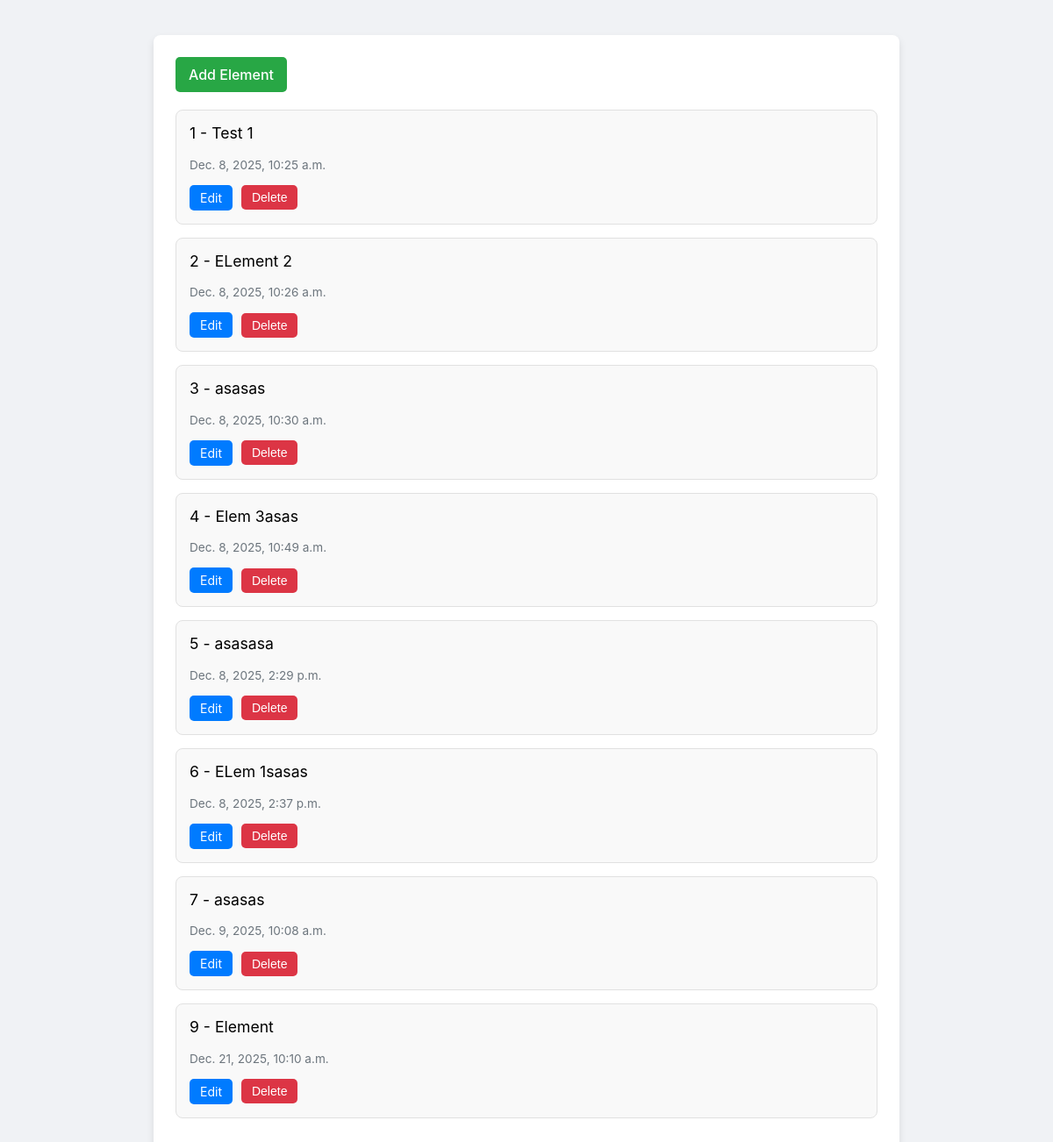
Screenshot of /elements/ with the database file from the repository.
### elements/models.py (models this page shows, shortened)
class Element(models.Model):
    title = models.CharField(max_length=255)
    slug = models.SlugField(max_length=255,blank=True)
    description = models.TextField() # blank=True, null=True
    price = models.DecimalField(max_digits=10,decimal_places=2, default=6.10) # 12345678.10
    category = models.ForeignKey(Category, on_delete=models.CASCADE)
    created = models.DateTimeField(auto_now_add=True)
    updated = models.DateTimeField(auto_now=True)
    type = models.ForeignKey(Type, on_delete=models.CASCADE)

### elements/views.py (the view)
# urls.py: path('', views.index, name='index'),
def index(request):
    elements = Element.objects.all()
    paginator = Paginator(elements, 15)
    page_number = request.GET.get('page')
    elements_page = paginator.get_page(page_number)
    return render(request,'elements/index.html',{'elements':elements_page})

### elements/templates/elements/index.html (shortened to what this page needs)
{% extends "base.html" %}
{% block content %}
    <div class="container">
        <a href="{% url 'elements:add' %}" class="add-link">Add Element</a>
        {% for e in elements %}
            <div class="comment-card">
                <p>{{ e.id }} - {{ e.title }}</p>
                <p class="date">{{ e.created }}</p>
                <div class="comment-actions">
                    <a href="{% url 'elements:update' e.id %}" class="btn btn-edit">Edit</a>
                    <form action="{% url 'elements:delete' e.id %}" method="post">
                        <button type="submit" class="btn btn-delete">Delete</button>
                    </form>
                </div>
            </div>
        {% endfor %}
    </div>
{% endblock %}

### elements/static/css/styles.css (style rules this page uses)
body { font-family: -apple-system, BlinkMacSystemFont, "Segoe UI", Roboto, Helvetica, Arial, sans-serif; background-color: #f0f2f5; margin: 0; padding: 20px; }
.container { max-width: 800px; margin: 20px auto; background-color: #ffffff; padding: 25px; border-radius: 8px; box-shadow: 0 4px 8px rgba(0, 0, 0, 0.1); }
.add-link { display: inline-block; margin-bottom: 20px; padding: 10px 15px; background-color: #28a745; color: white; text-decoration: none; border-radius: 5px; font-weight: 500; }
.comment-card { border: 1px solid #e1e1e1; padding: 15px; margin-bottom: 15px; border-radius: 8px; background-color: #f9f9f9; }
.comment-card p:first-child { font-size: 1.1em; margin-top: 0; }
.comment-card .date { font-size: 0.85em; color: #6c757d; margin-bottom: 15px; }
.comment-actions { display: flex; align-items: center; gap: 10px; }
.comment-actions form { margin: 0; }
.btn { text-decoration: none; padding: 6px 12px; border-radius: 5px; color: white; border: none; cursor: pointer; font-size: 14px; }
.btn-edit { background-color: #007bff; }
.btn-delete { background-color: #dc3545; }

### rows the page displays
Element: id "1", title "Test 1", created "Dec. 8, 2025, 10:25 a.m."
Element: id "2", title "ELement 2", created "Dec. 8, 2025, 10:26 a.m."
Element: id "3", title "asasas", created "Dec. 8, 2025, 10:30 a.m."
Element: id "4", title "Elem 3asas", created "Dec. 8, 2025, 10:49 a.m."
Element: id "5", title "asasasa", created "Dec. 8, 2025, 2:29 p.m."
Element: id "6", title "ELem 1sasas", created "Dec. 8, 2025, 2:37 p.m."
Element: id "7", title "asasas", created "Dec. 9, 2025, 10:08 a.m."
Element: id "9", title "Element", created "Dec. 21, 2025, 10:10 a.m."
